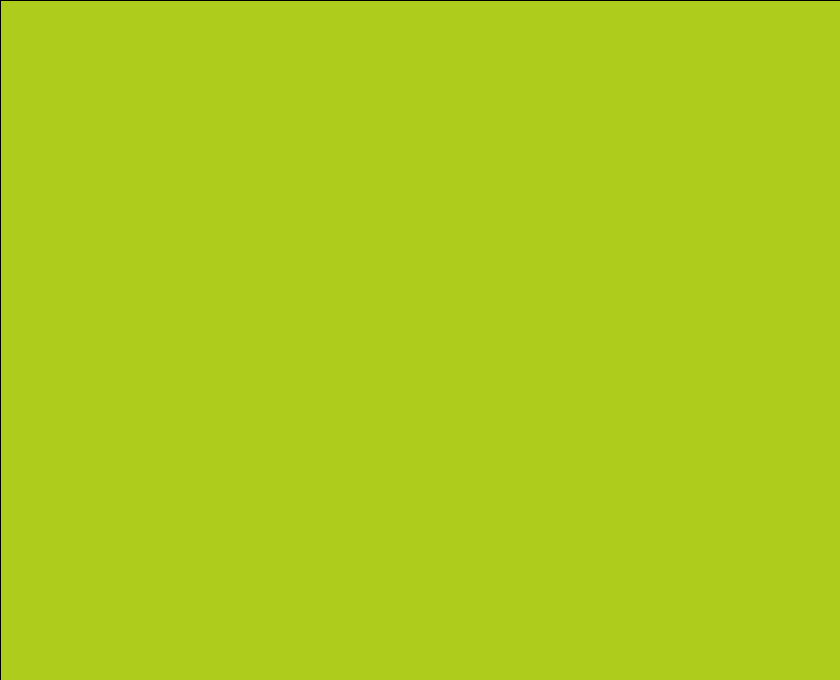
Frame 1 (no input)
Frame 60 (the mouse pressed at the canvas centre just before this capture): identical to frame 1, image omitted
Frame 120 (the mouse held since frame 60 and released just before this capture): identical to frame 1, image omitted

The Processing sketch that drew this single still picture (run headless with seeded random() and noise(); from frame 60 on, the mouse is pressed at the canvas centre):

// Processing sketch: Projekt_1
// ── Projekt_1.pde
/**
 * @author Maike Lippold
 * @version 1.0
 */

//Variablen
int px = 320, py = 240;

//Klassenvariablen
Player player;

void setup() {
  size(840, 680); 
  
  
  //initialisieren klassen
  player = new Player(0, height-192, 5);
}

 
void draw() {
  drawBackground();
  player.keyPressed();
}




void drawBackground() {
  fill(174, 204, 27); // green
  rect(0, 0, width, height); // fill whole screen
}
// ── Player.pde
/**
 * @author Maike Lippold
 * @version 1.0
 */
 
 /*VARIABLEN*/
  int tileSize = 20;
  PImage idleWorm;
  int sz = 64;
  int phase = 0;
  PGraphics[] phasen = new PGraphics[7];
  TimeBase timebase;
  
 /*WURM KLASSE*/
 public class Player {
   float xPosition;      //x Position 
   float yPosition;      //y Position
   float speedY;      //Geschwindigkeit Y
  
   Player (float xPosition, float yPosition, float speedY){
     xPosition = this.xPosition;
     yPosition = this.yPosition;
     speedY = this.speedY;
   }
       
void movePlayer(int dx, int dy) {
  dx *= tileSize;
  dy *= tileSize;  
  int newX = px + dx;
  int newY = py + dy;
  if(newX >= 0
    && newX < width
    && newY >= 0
    && newY < height
  ) {
    px = newX;
    py = newY;
  }
}

void keyPressed() {
    switch (key){
      case 'w': movePlayer(0, -1); break;
      case 'a': movePlayer(-1, 0); break;
      case 's': movePlayer(0, 1);  break; 
      case 'd': movePlayer(1, 0);  break;
      }
}

}
   


//Grenzen setzen, damit FIgur nur innerhalb von Rahmen ist
 /* void setBorders () { // methode welche dafür sorgt, dass sich die figur nur bis zum rand des bildschirms bewegen kann, nicht abgeschnitten wird und nur bis zum boden fällt
    if (xPosition < 15) { // links 
      xPosition = 15;
    }
    if ( xPosition> width - 113) { // rechts 
      xPosition = width - 116;
    }  
    if ( yPosition> 1) { // boden
      yPosition = 1; 
      fallen =false;
    }
    if ( yPosition< -350) { // obere grenze
      yPosition = -347;
    }
  }*/  
  
// ── TimeBase.pde
class TimeBase {
  private int phases = 7;
  private int dauer = 100; // dauer phase in ms
  private float startTime = 0;
  
  public TimeBase(int dur, int phs) {
    phases = phs;
    dauer = dur;
    startTime = millis();
  }
  
  public int getPhase() {
    float time = millis() - startTime;
    int p = floor(time / dauer);
    return (p % phases);
  }
}
